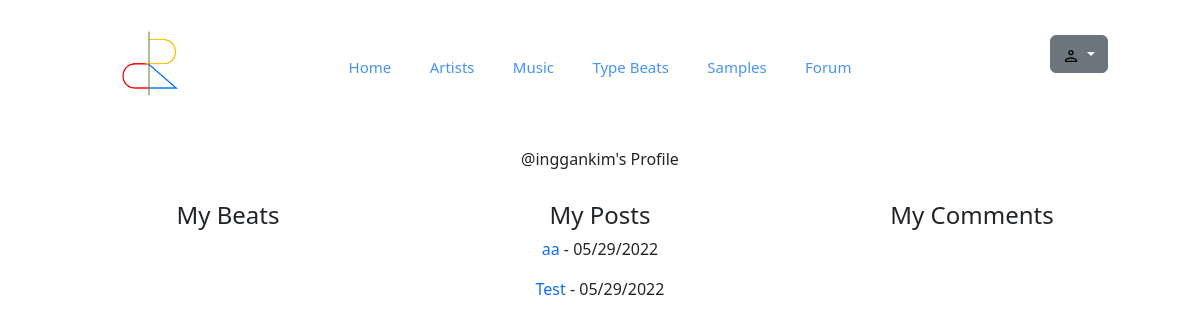
Before: /ercf/view_user/7/ with the older database file.
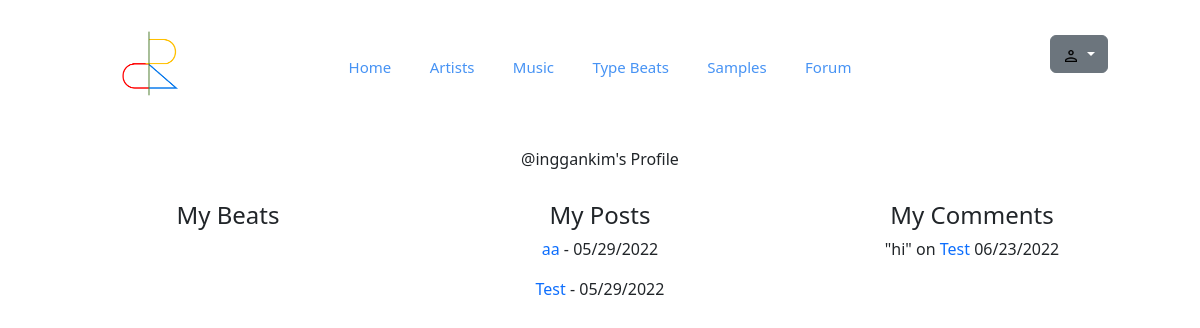
After: the same page with the newer database file.
### ercf/models.py (models this page shows, shortened)
class Post(models.Model):
    title = models.CharField(max_length=100)
    topic = models.ForeignKey(Topic, on_delete=models.SET_NULL, null=True)
    author = models.ForeignKey(User, on_delete=models.CASCADE)
    content = models.TextField(max_length=10000)
    date_posted = models.DateTimeField(auto_now_add=True)
    date_updated = models.DateTimeField(auto_now=True)
    author_identity = models.TextField()

class Review(models.Model):
    content = models.TextField(max_length=50)
    author = models.ForeignKey(User, on_delete=models.CASCADE)
    commenter = models.ForeignKey(User, on_delete=models.CASCADE, related_name="com")
    date_posted = models.DateTimeField(auto_now_add=True)
    approved = models.BooleanField(default=True)
    post_date = models.DateTimeField(auto_now_add=False, default="1111-11-11 11:11")
    post_title = models.TextField(default="")
    post_id = models.TextField(default="")

### ercf/views.py (the view)
# urls.py: path('view_user/<str:pk>/', views.viewUser, name='view_user'),
def viewUser(request,pk):
    user = User.objects.get(id=pk)
    posts = user.post_set.all().order_by("-id")
    reviews = user.review_set.all().order_by("-id")
    context = {'user': user, 'posts': posts, 'reviews': reviews, 'posts_count': posts.count(), 'comments_count': reviews.count()}
    return render(request, 'ercf/view_user.html', context)

### ercf/templates/ercf/view_user.html (shortened to what this page needs)
{% extends "ercf/layout.html" %}
{% load static %}
{% block body %}
<div class="container">
    @{{user.username}}'s Profile
    <div class="profile-content">
        <div>
            <h4>My Beats</h4>
        </div>
        <div>
            <h4>My Posts</h4>
            {% if posts_count == 0 %}
                <a href="{% url 'ercf:posts' %}">Write some posts?</a>
            {% else %}
                {% for post in posts %}
                <p><a href="{% url "ercf:post" post.id %}">{{ post.title }}</a> - {{ post.date_posted|date:'m/d/20y'}}</p>
                {% endfor %}
            {% endif %}
        </div>
        <div>
            <h4>My Comments</h4>
            {% if posts_count == 0 %}
                <a href="{% url 'ercf:posts' %}">Write some comments?</a>
            {% else %}
                {% for comment in reviews %}
                <p>"{{ comment.content }}" on <a href="{% url 'ercf:post' comment.post_id %}">{{ comment.post_title }}</a> {{ comment.date_posted|date:'m/d/20y'}}</p>
                {% endfor %}
            {% endif %}
        </div>
    </div>
</div>
{% endblock %}

Changed rows visible on the page:
added Review: content "hi", post_title "Test", date_posted "06/23/2022"
